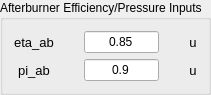
    <widget class="QGroupBox" name="groupBox_6">
     <property name="geometry">
      <rect>
       <x>650</x>
       <y>320</y>
       <width>211</width>
       <height>81</height>
      </rect>
     </property>
     <property name="title">
      <string>Afterburner Efficiency/Pressure Inputs</string>
     </property>
     <layout class="QGridLayout" name="gridLayout_9">
      <property name="horizontalSpacing">
       <number>30</number>
      </property>
      <item row="0" column="2">
       <widget class="QLabel" name="label_43">
        <property name="font">
         <font>
          <pointsize>10</pointsize>
         </font>
        </property>
        <property name="text">
         <string>u</string>
        </property>
        <property name="alignment">
         <set>Qt::AlignCenter</set>
        </property>
       </widget>
      </item>
      <item row="1" column="2">
       <widget class="QLabel" name="label_41">
        <property name="font">
         <font>
          <pointsize>10</pointsize>
         </font>
        </property>
        <property name="text">
         <string>u</string>
        </property>
        <property name="alignment">
         <set>Qt::AlignCenter</set>
        </property>
       </widget>
      </item>
      <item row="1" column="0">
       <widget class="QLabel" name="label_42">
        <property name="font">
         <font>
          <pointsize>10</pointsize>
         </font>
        </property>
        <property name="text">
         <string>pi_ab</string>
        </property>
        <property name="alignment">
         <set>Qt::AlignCenter</set>
        </property>
       </widget>
      </item>
      <item row="1" column="1">
       <widget class="QLineEdit" name="lineEdit_24">
        <property name="enabled">
         <bool>true</bool>
        </property>
        <property name="text">
         <string>0.9</string>
        </property>
        <property name="alignment">
         <set>Qt::AlignCenter</set>
        </property>
       </widget>
      </item>
      <item row="0" column="0">
       <widget class="QLabel" name="label_44">
        <property name="font">
         <font>
          <pointsize>10</pointsize>
         </font>
        </property>
        <property name="text">
         <string>eta_ab</string>
        </property>
        <property name="alignment">
         <set>Qt::AlignCenter</set>
        </property>
       </widget>
      </item>
      <item row="0" column="1">
       <widget class="QLineEdit" name="lineEdit_23">
        <property name="enabled">
         <bool>true</bool>
        </property>
        <property name="text">
         <string>0.85</string>
        </property>
        <property name="alignment">
         <set>Qt::AlignCenter</set>
        </property>
       </widget>
      </item>
     </layout>
    </widget>
